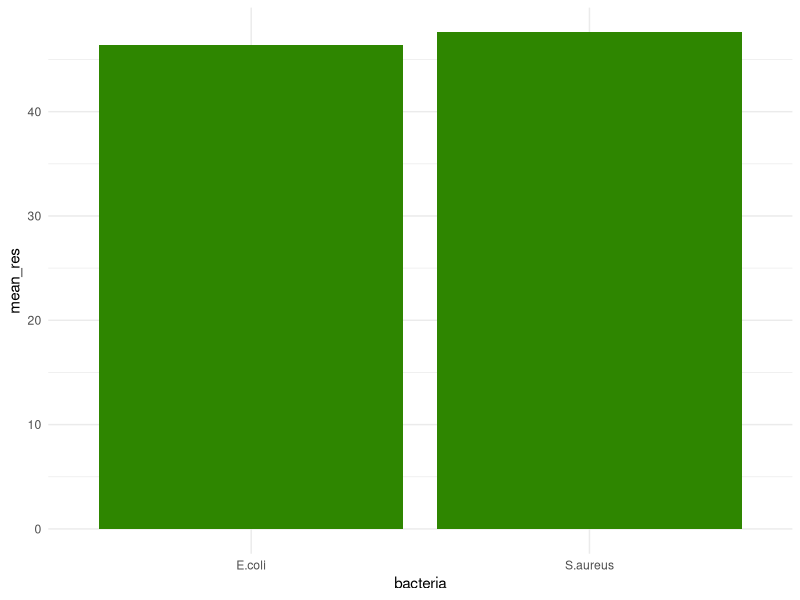

This chart was generated by the following R code:
# 🧬 Шаблон анализа клинических данных
# ⚠️ Используйте синтетические данные для демонстрации!

library(tidyverse)
library(lubridate)

# Генерация примера данных (НЕ реальные пациенты!)
set.seed(42)
patient_data <- tibble(
  patient_id = paste0("P", sprintf("%04d", 1:100)),
  age = sample(18:85, 100, replace = TRUE),
  gender = sample(c("F", "M"), 100, replace = TRUE),
  bacteria = sample(c("E.coli", "S.aureus"), 100, replace = TRUE),
  resistance = round(runif(100, 0, 100), 1)
)

# Базовый анализ
summary_stats <- patient_data %>%
  group_by(bacteria) %>%
  summarise(n = n(), mean_res = mean(resistance), .groups = "drop")

print(summary_stats)

# Визуализация (добавить в ветке experiment/visualization)
ggplot(summary_stats, aes(x = bacteria, y = mean_res)) +
  geom_col(fill = "#2E8600") + theme_minimal()
